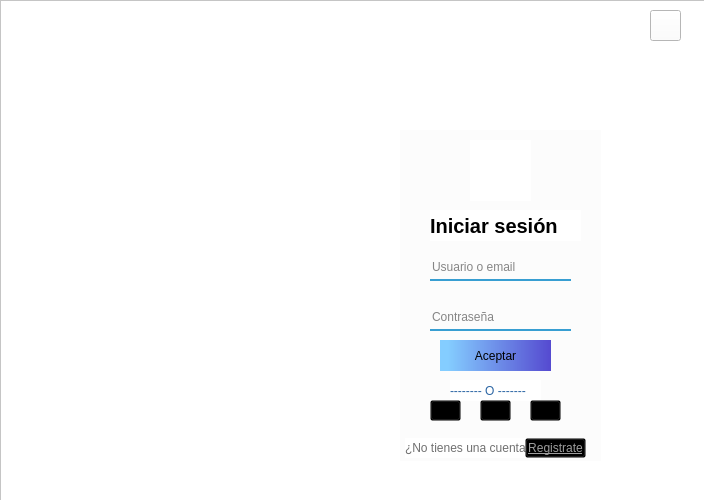
<?xml version="1.0" encoding="UTF-8"?>
<ui version="4.0">
 <class>Form</class>
 <widget class="QWidget" name="Form">
  <property name="geometry">
   <rect>
    <x>0</x>
    <y>0</y>
    <width>704</width>
    <height>500</height>
   </rect>
  </property>
  <property name="windowTitle">
   <string>Form</string>
  </property>
  <property name="styleSheet">
   <string notr="true"/>
  </property>
  <widget class="QFrame" name="frame">
   <property name="geometry">
    <rect>
     <x>0</x>
     <y>0</y>
     <width>711</width>
     <height>501</height>
    </rect>
   </property>
   <property name="styleSheet">
    <string notr="true">background-color: rgb(255, 255, 255);
</string>
   </property>
   <property name="frameShape">
    <enum>QFrame::StyledPanel</enum>
   </property>
   <property name="frameShadow">
    <enum>QFrame::Raised</enum>
   </property>
   <widget class="QLabel" name="label">
    <property name="geometry">
     <rect>
      <x>20</x>
      <y>10</y>
      <width>51</width>
      <height>51</height>
     </rect>
    </property>
    <property name="styleSheet">
     <string notr="true">border-image: url(:/images/logoUniConnect.png);</string>
    </property>
    <property name="text">
     <string/>
    </property>
   </widget>
   <widget class="QLabel" name="label_2">
    <property name="geometry">
     <rect>
      <x>40</x>
      <y>90</y>
      <width>621</width>
      <height>391</height>
     </rect>
    </property>
    <property name="styleSheet">
     <string notr="true">border-image: url(:/images/FondoDegradado.png);
</string>
    </property>
    <property name="text">
     <string/>
    </property>
   </widget>
   <widget class="QLabel" name="label_3">
    <property name="geometry">
     <rect>
      <x>400</x>
      <y>130</y>
      <width>201</width>
      <height>331</height>
     </rect>
    </property>
    <property name="font">
     <font>
      <stylestrategy>PreferDefault</stylestrategy>
     </font>
    </property>
    <property name="styleSheet">
     <string notr="true">
background-color: rgb(252, 252, 252);
</string>
    </property>
    <property name="frameShape">
     <enum>QFrame::NoFrame</enum>
    </property>
    <property name="text">
     <string/>
    </property>
   </widget>
   <widget class="QLineEdit" name="lineEdit">
    <property name="geometry">
     <rect>
      <x>430</x>
      <y>260</y>
      <width>141</width>
      <height>21</height>
     </rect>
    </property>
    <property name="styleSheet">
     <string notr="true">background-color: rgba(0,0, 0, 0);
border:none;
border-bottom:2px solid rgba(55, 158, 210);
color:rgba(0,0,0,240);
padding-bottom:7px;</string>
    </property>
    <property name="placeholderText">
     <string>Usuario o email</string>
    </property>
   </widget>
   <widget class="QLabel" name="label_4">
    <property name="geometry">
     <rect>
      <x>100</x>
      <y>140</y>
      <width>261</width>
      <height>221</height>
     </rect>
    </property>
    <property name="styleSheet">
     <string notr="true">border-image: url(:/images/logoSinFondo.png);
background-color: transparent;
</string>
    </property>
    <property name="text">
     <string/>
    </property>
   </widget>
   <widget class="QLineEdit" name="lineEdit_2">
    <property name="geometry">
     <rect>
      <x>430</x>
      <y>310</y>
      <width>141</width>
      <height>21</height>
     </rect>
    </property>
    <property name="acceptDrops">
     <bool>true</bool>
    </property>
    <property name="styleSheet">
     <string notr="true">background-color: rgba(0,0, 0, 0);
border:none;
border-bottom:2px solid rgba(55, 158, 210);
color:rgba(0,0,0,240);
padding-bottom:7px;</string>
    </property>
    <property name="placeholderText">
     <string>Contraseña</string>
    </property>
   </widget>
   <widget class="QLabel" name="label_5">
    <property name="geometry">
     <rect>
      <x>430</x>
      <y>210</y>
      <width>151</width>
      <height>31</height>
     </rect>
    </property>
    <property name="font">
     <font>
      <pointsize>15</pointsize>
      <weight>75</weight>
      <bold>true</bold>
     </font>
    </property>
    <property name="styleSheet">
     <string notr="true">border-color: rgb(52, 136, 196);</string>
    </property>
    <property name="text">
     <string>Iniciar sesión</string>
    </property>
   </widget>
   <widget class="QLabel" name="label_6">
    <property name="geometry">
     <rect>
      <x>470</x>
      <y>140</y>
      <width>61</width>
      <height>61</height>
     </rect>
    </property>
    <property name="styleSheet">
     <string notr="true">border-image: url(:/images/usuario (4).png);</string>
    </property>
    <property name="text">
     <string/>
    </property>
   </widget>
   <widget class="QPushButton" name="pushButton">
    <property name="geometry">
     <rect>
      <x>440</x>
      <y>340</y>
      <width>111</width>
      <height>31</height>
     </rect>
    </property>
    <property name="mouseTracking">
     <bool>false</bool>
    </property>
    <property name="styleSheet">
     <string notr="true">QPushButton{
background-color: qlineargradient(spread:pad, x1:0, y1:0, x2:1, y2:0, stop:0.0681818 rgba(132, 205, 255, 255), stop:1 rgba(85, 74, 208, 255));
font: 75 9pt &quot;Arial&quot;;
border-radius:25px;
}

QPushButton:hover{	
	background-color: qlineargradient(spread:repeat, x1:0, y1:0, x2:1, y2:1, stop:0 rgba(110, 110, 110, 255), stop:1 rgba(255, 255, 255, 255));
	color: rgb(255, 255, 255);
    }
QPushButton:pressed{
	background-color: rgb(60, 193, 231);
	color: rgb(255, 255, 255);
}
	





</string>
    </property>
    <property name="text">
     <string>Aceptar</string>
    </property>
    <property name="autoDefault">
     <bool>false</bool>
    </property>
    <property name="default">
     <bool>false</bool>
    </property>
   </widget>
   <widget class="QLabel" name="label_7">
    <property name="geometry">
     <rect>
      <x>80</x>
      <y>350</y>
      <width>311</width>
      <height>16</height>
     </rect>
    </property>
    <property name="styleSheet">
     <string notr="true">font: 75 13pt &quot;Arial&quot;;
background-color: transparent;
color: rgb(255, 255, 255);</string>
    </property>
    <property name="text">
     <string>&quot; Ordena tu mundo, desata tu potencial &quot;</string>
    </property>
   </widget>
   <widget class="QLabel" name="label_8">
    <property name="geometry">
     <rect>
      <x>450</x>
      <y>380</y>
      <width>91</width>
      <height>21</height>
     </rect>
    </property>
    <property name="styleSheet">
     <string notr="true">font: 75 10pt &quot;MS Shell Dlg 2&quot;;
color: rgb(44, 102, 164);</string>
    </property>
    <property name="text">
     <string>-------- O -------</string>
    </property>
   </widget>
   <widget class="QPushButton" name="pushButton_2">
    <property name="geometry">
     <rect>
      <x>430</x>
      <y>400</y>
      <width>31</width>
      <height>21</height>
     </rect>
    </property>
    <property name="styleSheet">
     <string notr="true">border-image: url(:/images/facebook.png);
background-color: transparent;</string>
    </property>
    <property name="text">
     <string/>
    </property>
   </widget>
   <widget class="QPushButton" name="pushButton_3">
    <property name="geometry">
     <rect>
      <x>480</x>
      <y>400</y>
      <width>31</width>
      <height>21</height>
     </rect>
    </property>
    <property name="styleSheet">
     <string notr="true">border-image: url(:/images/google.png);
background-color: transparent;</string>
    </property>
    <property name="text">
     <string/>
    </property>
   </widget>
   <widget class="QPushButton" name="pushButton_4">
    <property name="geometry">
     <rect>
      <x>530</x>
      <y>400</y>
      <width>31</width>
      <height>21</height>
     </rect>
    </property>
    <property name="styleSheet">
     <string notr="true">border-image: url(:/images/twitter.png);
background-color: transparent;</string>
    </property>
    <property name="text">
     <string/>
    </property>
   </widget>
   <widget class="QPushButton" name="pushButton_5">
    <property name="geometry">
     <rect>
      <x>650</x>
      <y>10</y>
      <width>31</width>
      <height>31</height>
     </rect>
    </property>
    <property name="styleSheet">
     <string notr="true">QPushButton{
border-image: url(:/images/flecha-hacia-atras (1).png);
background-color: rgb(255, 255, 255);
}

QPushButton:pressed{
	background-color: rgb(230, 237, 253);
	color: rgb(255, 255, 255);
}
	</string>
    </property>
    <property name="text">
     <string/>
    </property>
   </widget>
   <widget class="QLabel" name="label_9">
    <property name="geometry">
     <rect>
      <x>405</x>
      <y>438</y>
      <width>121</width>
      <height>20</height>
     </rect>
    </property>
    <property name="styleSheet">
     <string notr="true">font: 8pt &quot;Arial&quot;;
color: rgb(112, 112, 112);</string>
    </property>
    <property name="text">
     <string>¿No tienes una cuenta?</string>
    </property>
   </widget>
   <widget class="QPushButton" name="pushButton_6">
    <property name="geometry">
     <rect>
      <x>525</x>
      <y>438</y>
      <width>61</width>
      <height>20</height>
     </rect>
    </property>
    <property name="styleSheet">
     <string notr="true">QPushButton{
	font: 75 8pt &quot;Arial&quot;;
	text-decoration: underline;
	color: rgb(158, 158, 158);
	background-color: transparent;
}

QPushButton:pressed{
color: rgb(85, 0, 255);
}</string>
    </property>
    <property name="text">
     <string>Registrate</string>
    </property>
   </widget>
   <zorder>label_2</zorder>
   <zorder>label</zorder>
   <zorder>label_3</zorder>
   <zorder>lineEdit</zorder>
   <zorder>label_4</zorder>
   <zorder>lineEdit_2</zorder>
   <zorder>label_5</zorder>
   <zorder>label_6</zorder>
   <zorder>pushButton</zorder>
   <zorder>label_7</zorder>
   <zorder>label_8</zorder>
   <zorder>pushButton_2</zorder>
   <zorder>pushButton_3</zorder>
   <zorder>pushButton_4</zorder>
   <zorder>pushButton_5</zorder>
   <zorder>label_9</zorder>
   <zorder>pushButton_6</zorder>
  </widget>
 </widget>
 <resources>
  <include location="../imagenes/res.qrc"/>
 </resources>
 <connections/>
</ui>
